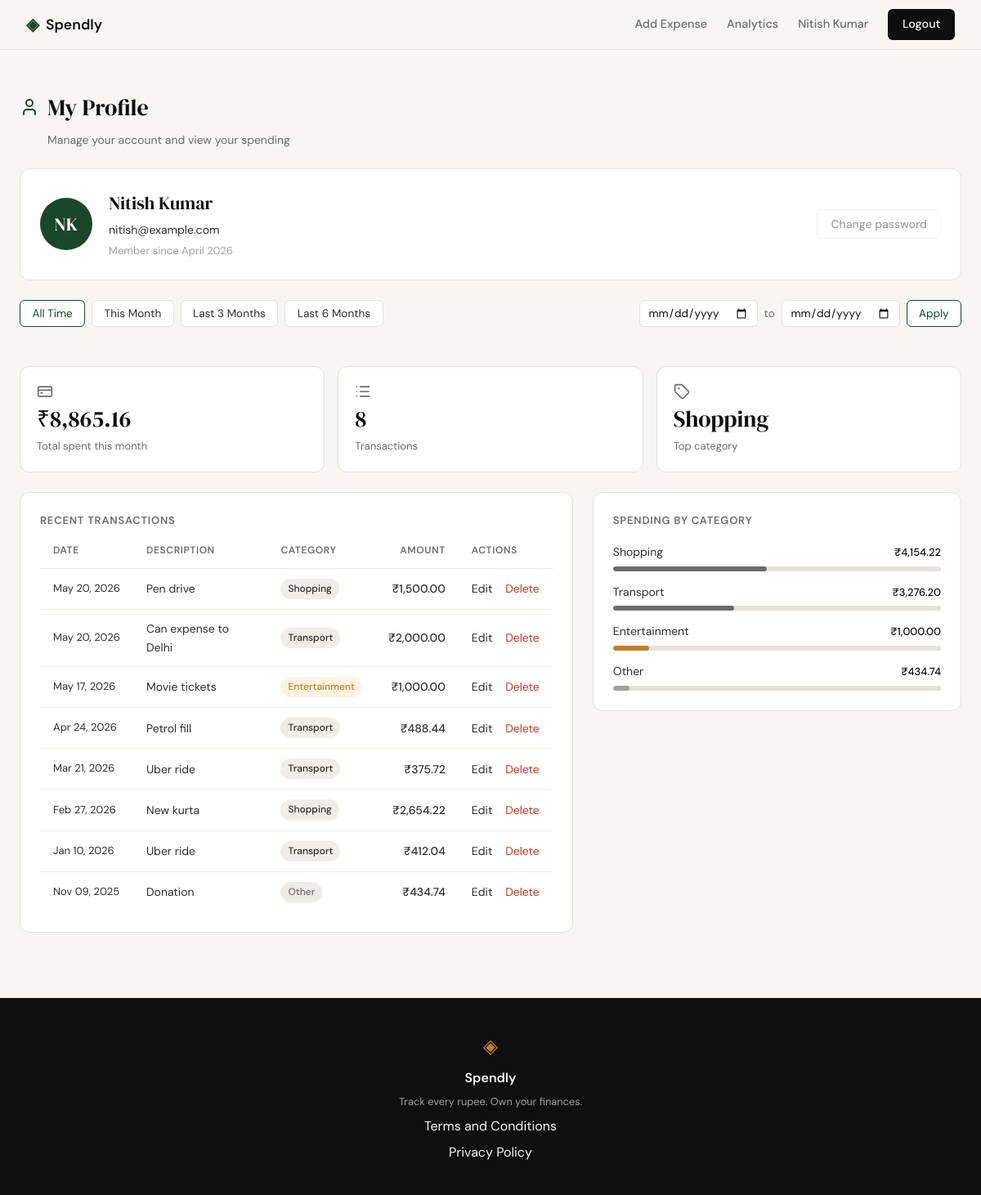
/profile (signed in), run on an earlier commit of the app's database.
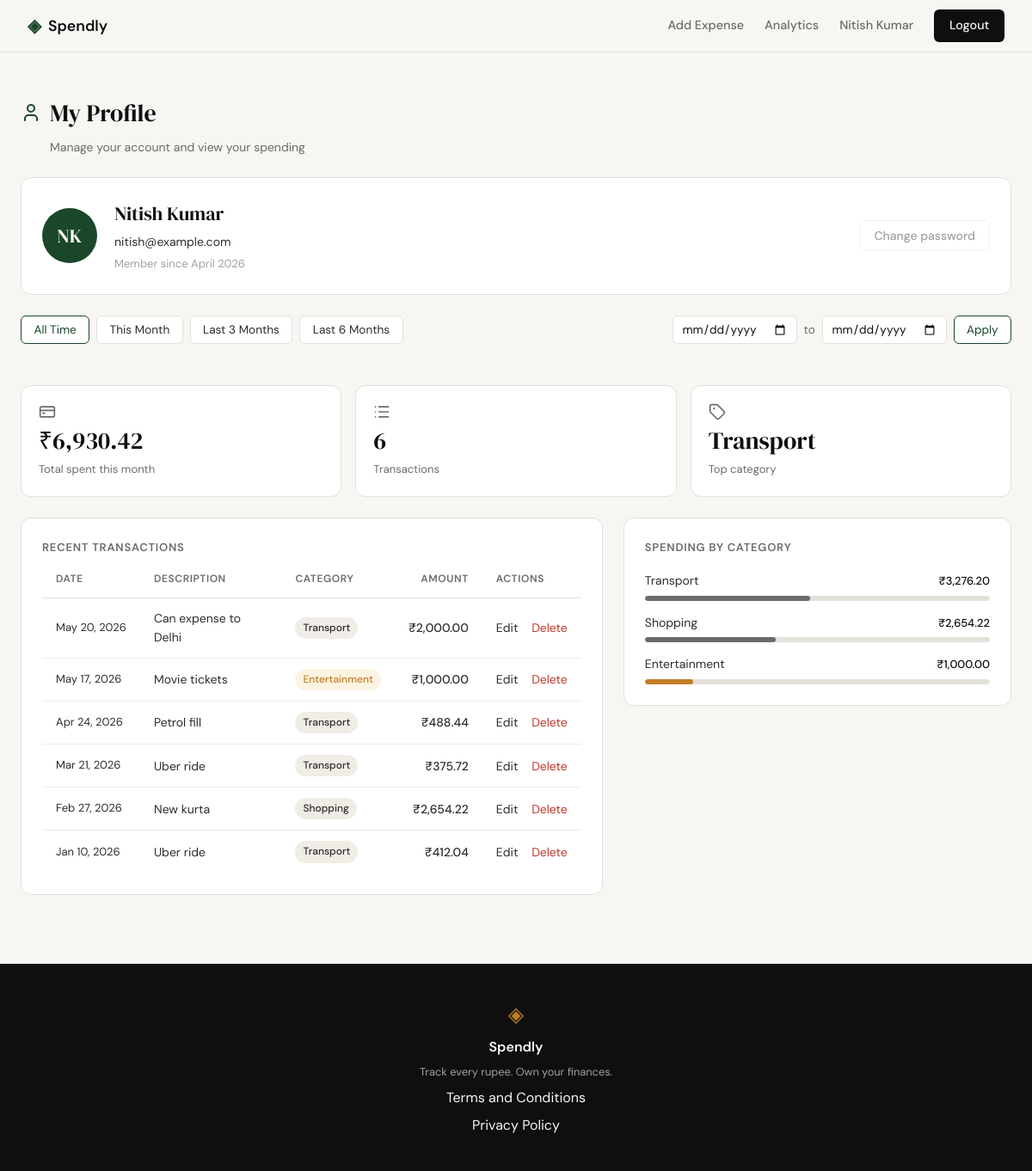
And on a later commit of the database.
### tables this page shows
CREATE TABLE users (
            id            INTEGER PRIMARY KEY AUTOINCREMENT,
            name          TEXT    NOT NULL,
            email         TEXT    UNIQUE NOT NULL,
            password_hash TEXT    NOT NULL,
            created_at    TEXT    DEFAULT (datetime('now'))
        );

CREATE TABLE expenses (
            id          INTEGER PRIMARY KEY AUTOINCREMENT,
            user_id     INTEGER NOT NULL REFERENCES users(id),
            amount      REAL    NOT NULL,
            category    TEXT    NOT NULL,
            date        TEXT    NOT NULL,
            description TEXT,
            created_at  TEXT    DEFAULT (datetime('now'))
        );

### app.py (the view)
@app.route("/profile")
def profile():
    if not session.get("user_id"):
        return redirect(url_for("login"))
    user_id = session["user_id"]
    date_from = _parse_date(request.args.get("date_from", ""))
    date_to = _parse_date(request.args.get("date_to", ""))
    if date_from and date_to and date_from > date_to:
        flash("Start date must be before end date.")
        date_from = date_to = ""
    date_from = date_from or None
    date_to = date_to or None
    today = date.today()
    presets = {
        "this_month": (today.replace(day=1).isoformat(), today.isoformat()),
        "last_3_months": ((today - timedelta(days=90)).isoformat(), today.isoformat()),
        "last_6_months": ((today - timedelta(days=180)).isoformat(), today.isoformat()),
    }
    active_preset = "all_time"
    for name, (pf, pt) in presets.items():
        if date_from == pf and date_to == pt:
            active_preset = name
            break
    user = get_user_by_id(user_id)
    stats = get_summary_stats(user_id, date_from=date_from, date_to=date_to)
    transactions = get_recent_transactions(
        user_id, date_from=date_from, date_to=date_to
    )
    categories = get_category_breakdown(user_id, date_from=date_from, date_to=date_to)
    return render_template(
        "profile.html",
        user=user,
        stats=stats,
        transactions=transactions,
        categories=categories,
        date_from=date_from or "",
        date_to=date_to or "",
        presets=presets,
        active_preset=active_preset,
    )

### app.py (called while the page is built)
def _parse_date(value):
    try:
        datetime.strptime(value, "%Y-%m-%d")
        return value
    except (ValueError, TypeError):
        return ""

### database/db.py (called while the page is built)
def get_db():
    conn = sqlite3.connect(DB_PATH)
    conn.row_factory = sqlite3.Row
    conn.execute("PRAGMA foreign_keys = ON")
    return conn

### database/queries.py (called while the page is built)
def _date_clause(date_from, date_to):
    if date_from and date_to:
        return "AND date BETWEEN ? AND ?", (date_from, date_to)
    if date_from:
        return "AND date >= ?", (date_from,)
    if date_to:
        return "AND date <= ?", (date_to,)
    return "", ()

def get_user_by_id(user_id):
    conn = get_db()
    row = conn.execute(
        "SELECT name, email, created_at FROM users WHERE id = ?",
        (user_id,),
    ).fetchone()
    conn.close()
    if row is None:
        return None
    name = row["name"]
    tokens = name.split()
    initials = "".join(t[0] for t in tokens[:2]).upper() if tokens else ""
    created_at = row["created_at"].split(" ")[0]
    member_since = datetime.strptime(created_at, "%Y-%m-%d").strftime("%B %Y")
    return {
        "name": name,
        "email": row["email"],
        "member_since": member_since,
        "initials": initials,
    }

def get_recent_transactions(user_id, limit=10, date_from=None, date_to=None):
    clause, params = _date_clause(date_from, date_to)
    sql = (
        "SELECT id, date, description, category, amount FROM expenses "
        "WHERE user_id = ?"
    )
    if clause:
        sql = sql + " " + clause
    sql = sql + " ORDER BY date DESC, id DESC LIMIT ?"
    conn = get_db()
    rows = conn.execute(sql, (user_id, *params, limit)).fetchall()
    conn.close()
    return [
        {
            "id": row["id"],
            "date": datetime.strptime(row["date"], "%Y-%m-%d").strftime("%b %d, %Y"),
            "description": row["description"],
            "category": row["category"],
            "amount": f"₹{row['amount']:,.2f}",
        }
        for row in rows
    ]

### templates/profile.html (shortened to what this page needs)
{% extends "base.html" %}
{% block head %}
<link rel="stylesheet" href="{{ url_for('static', filename='css/profile.css') }}">
{% endblock %}
{% block content %}
<div class="profile-page">
    <div class="profile-header">
        <div class="profile-header-left">
            <i data-lucide="user"></i>
            <h1 class="profile-title">My Profile</h1>
        </div>
        <p class="profile-subtitle">Manage your account and view your spending</p>
    </div>
    <div class="profile-card">
        <div class="avatar-circle">{{ user.initials }}</div>
        <div class="profile-card-info">
            <h2 class="profile-name">{{ user.name }}</h2>
            <p class="profile-email">{{ user.email }}</p>
            <p class="profile-since">Member since {{ user.member_since }}</p>
        </div>
        <div class="profile-card-actions">
            <button class="btn-ghost btn-disabled" disabled>Change password</button>
        </div>
    </div>
    <div class="filter-bar">
        <div class="filter-presets">
            <a href="{{ url_for('profile') }}"
               class="filter-btn{% if active_preset == 'all_time' %} filter-btn--active{% endif %}">All Time</a>
            <a href="{{ url_for('profile', date_from=presets.this_month[0], date_to=presets.this_month[1]) }}"
               class="filter-btn{% if active_preset == 'this_month' %} filter-btn--active{% endif %}">This Month</a>
            <a href="{{ url_for('profile', date_from=presets.last_3_months[0], date_to=presets.last_3_months[1]) }}"
               class="filter-btn{% if active_preset == 'last_3_months' %} filter-btn--active{% endif %}">Last 3 Months</a>
            <a href="{{ url_for('profile', date_from=presets.last_6_months[0], date_to=presets.last_6_months[1]) }}"
               class="filter-btn{% if active_preset == 'last_6_months' %} filter-btn--active{% endif %}">Last 6 Months</a>
        </div>
        <form class="filter-custom" method="get" action="{{ url_for('profile') }}">
            <input type="date" name="date_from" value="{{ date_from }}" class="filter-input">
            <span class="filter-sep">to</span>
            <input type="date" name="date_to" value="{{ date_to }}" class="filter-input">
            <button type="submit" class="filter-btn filter-btn--apply">Apply</button>
        </form>
    </div>
    <div class="stats-row">
        <div class="stat-card">
            <i data-lucide="credit-card" class="stat-icon"></i>
            <span class="stat-value">{{ stats.total_spent }}</span>
            <span class="stat-label">Total spent this month</span>
        </div>
        <div class="stat-card">
            <i data-lucide="list" class="stat-icon"></i>
            <span class="stat-value">{{ stats.transaction_count }}</span>
            <span class="stat-label">Transactions</span>
        </div>
        <div class="stat-card">
            <i data-lucide="tag" class="stat-icon"></i>
            <span class="stat-value">{{ stats.top_category }}</span>
            <span class="stat-label">Top category</span>
        </div>
    </div>
    <div class="profile-grid">
        <div class="tx-table-wrap">
            <h3 class="section-heading">Recent Transactions</h3>
            <table class="tx-table">
                <thead>
                    <tr>
                        <th>Date</th>
                        <th>Description</th>
                        <th>Category</th>
                        <th class="tx-amount-col">Amount</th>
                        <th>Actions</th>
                    </tr>
                </thead>
                <tbody>
                    {% for tx in transactions %}
                    <tr>
                        <td class="tx-date">{{ tx.date }}</td>
                        <td>{{ tx.description }}</td>
                        <td>
                            <span class="badge badge--{{ tx.category | lower }}">{{ tx.category }}</span>
                        </td>
                        <td class="tx-amount">{{ tx.amount }}</td>
                        <td class="tx-actions">
                            <a href="{{ url_for('edit_expense', id=tx.id) }}" class="tx-edit-link">Edit</a>
                            <form method="POST" action="{{ url_for('delete_expense_route', id=tx.id) }}" class="tx-delete-form">
                                <button type="submit" class="tx-delete-btn">Delete</button>
                            </form>
                        </td>
                    </tr>
                    {% endfor %}
                </tbody>
            </table>
        </div>
        <div class="category-breakdown">
            <h3 class="section-heading">Spending by Category</h3>
            <div class="category-list">
                {% for cat in categories %}
                <div class="category-row cat--{{ cat.name | lower }}">
                    <div class="category-row-top">
                        <span class="category-name">{{ cat.name }}</span>
                        <span class="category-amount">{{ cat.amount }}</span>
                    </div>
                    <div class="category-bar-track">
                        <div class="category-bar-fill" style="--pct: {{ cat.pct }}%"></div>
                    </div>
                </div>
                {% endfor %}
            </div>
        </div>
    </div>
</div>
{% endblock %}

### templates/base.html (shortened to what this page needs)
<!DOCTYPE html>
<html lang="en">
<head>
    <link rel="stylesheet" href="{{ url_for('static', filename='css/style.css') }}">
    {% block head %}{% endblock %}
</head>
<body>
    <nav class="navbar">
        <div class="nav-inner">
            <a href="{{ url_for('landing') }}" class="nav-brand">
                <span class="brand-icon">◈</span>
                <span class="brand-name">Spendly</span>
            </a>
            <div class="nav-links">
                {% if session.get("user_id") %}
                <a href="{{ url_for('add_expense') }}"
                   class="nav-link{% if request.endpoint == 'add_expense' %} nav-link--active{% endif %}">Add Expense</a>
                <a href="{{ url_for('analytics') }}"
                   class="nav-link{% if request.endpoint == 'analytics' %} nav-link--active{% endif %}">Analytics</a>
                <a href="{{ url_for('profile') }}" class="nav-username">{{ session["user_name"] }}</a>
                <a href="{{ url_for('logout') }}" class="nav-cta">Logout</a>
                {% else %}
                <a href="{{ url_for('login') }}">Sign in</a>
                <a href="{{ url_for('register') }}" class="nav-cta">Get started</a>
                {% endif %}
            </div>
        </div>
    </nav>
    <main class="main-content">
        {% block content %}{% endblock %}
    </main>
    <footer class="footer">
        <div class="footer-inner">
            <span class="brand-icon">◈</span>
            <span class="footer-name">Spendly</span>
            <p class="footer-copy">Track every rupee. Own your finances.</p>
            <a href="/terms">Terms and Conditions</a>
            <a href="/privacy">Privacy Policy</a>
        </div>
    </footer>
</body>
</html>

### static/css/style.css (style rules this page uses)
:root { --ink: #0f0f0f; --ink-soft: #2d2d2d; --ink-muted: #6b6b6b; --ink-faint: #a0a0a0; --paper: #f7f6f3; --paper-warm: #f0ede6; --paper-card: #ffffff; --accent: #1a472a; --accent-light: #e8f0eb; --accent-2: #c17f24; --accent-2-light: #fdf3e3; --danger: #c0392b; --danger-light: #fdecea; --border: #e4e1da; --border-soft: #eeebe4; --font-display: 'DM Serif Display', Georgia, serif; --font-body: 'DM Sans', system-ui, sans-serif; --max-width: 1200px; --auth-width: 440px; --radius-sm: 6px; --radius-md: 12px; --radius-lg: 20px; }
*, *::before, *::after { box-sizing: border-box; margin: 0; padding: 0; }
html { font-size: 16px; scroll-behavior: smooth; }
body { background: var(--paper); color: var(--ink); font-family: var(--font-body); font-size: 1rem; line-height: 1.6; -webkit-font-smoothing: antialiased; }
a { color: inherit; text-decoration: none; }
.navbar { position: sticky; top: 0; z-index: 100; background: var(--paper); border-bottom: 1px solid var(--border); padding: 0 2rem; }
.nav-inner { max-width: var(--max-width); margin: 0 auto; height: 60px; display: flex; align-items: center; justify-content: space-between; }
.nav-brand { display: flex; align-items: center; gap: 0.5rem; font-family: var(--font-body); font-weight: 600; font-size: 1.1rem; color: var(--ink); }
.brand-icon { color: var(--accent); font-size: 1.3rem; }
.brand-name { color: var(--ink); }
.nav-links { display: flex; align-items: center; gap: 1.5rem; font-size: 0.9rem; font-weight: 500; }
.nav-links a { color: var(--ink-muted); transition: color 0.2s; }
.nav-link { color: var(--ink-muted); transition: color 0.2s; }
.nav-cta { background: var(--ink) !important; color: var(--paper) !important; padding: 0.45rem 1.1rem; border-radius: var(--radius-sm); transition: background 0.2s !important; }
.main-content { min-height: calc(100vh - 60px - 100px); }
.btn-ghost { display: inline-block; background: transparent; color: var(--ink-soft); padding: 0.65rem 1.5rem; border-radius: var(--radius-sm); font-size: 0.9rem; font-weight: 500; border: 1px solid var(--border); transition: all 0.2s; text-decoration: none; }
.footer { background: var(--ink); color: var(--paper); padding: 2.5rem 2rem; text-align: center; }
.footer-inner { display: flex; flex-direction: column; align-items: center; gap: 0.4rem; }
.footer .brand-icon { color: var(--accent-2); font-size: 1.5rem; }
.footer-name { font-weight: 600; font-size: 1rem; }
.footer-copy { font-size: 0.8rem; color: var(--ink-faint); }

What changed in the data, as far as the page shows it:
removed expenses: date "May 20, 2026", description "Pen drive", category "Shopping", amount "₹1,500.00"
removed expenses: date "Nov 09, 2025", description "Donation", category "Other", amount "₹434.74"
Also different on the page:
{{ stats.total_spent }}: "₹8,865.16" → "₹6,930.42"
{{ stats.transaction_count }}: "8" → "6"
{{ stats.top_category }}: "Shopping" → "Transport"
{{ cat.pct }}: 37 → 48 (drawn)
{{ cat.pct }}: 11 → 14 (drawn)
new list line: "Shopping ₹2,654.22"
list line gone: "Shopping ₹4,154.22"
list line gone: "Other ₹434.74"
